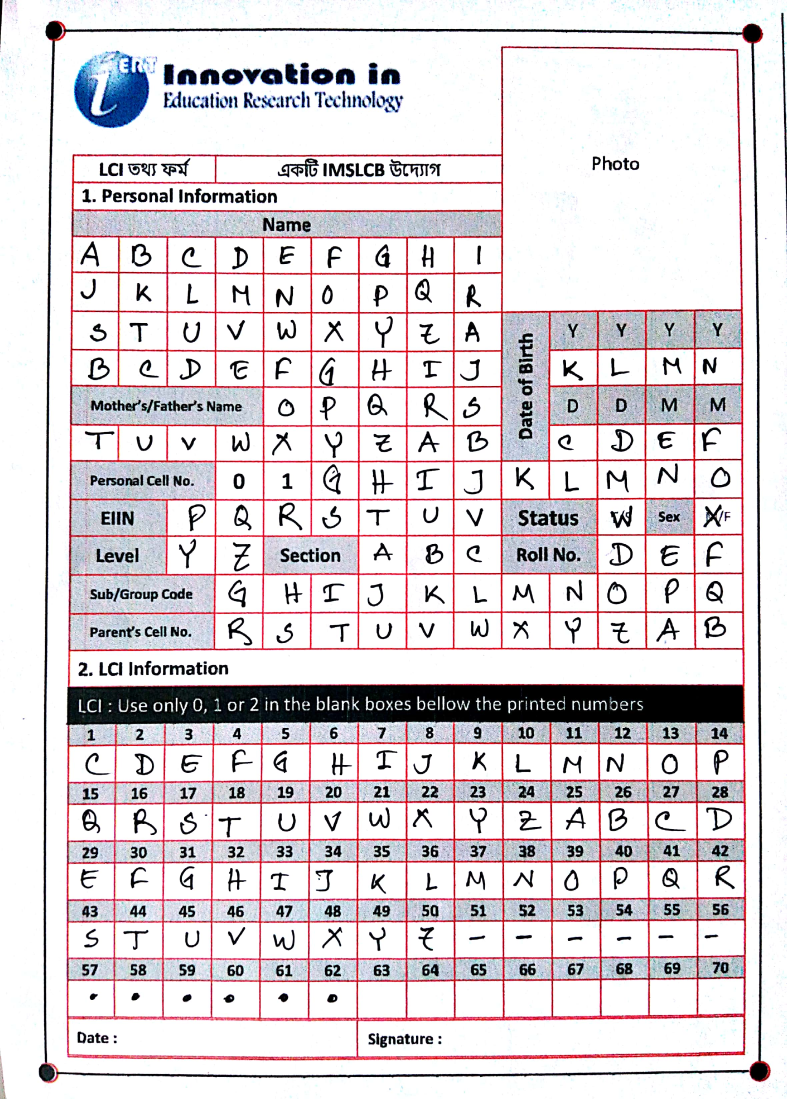
#> input picture Experiments/AI Mridul/Inputs/005.jpg, 2360 x 3296 px (shown at 1/3 size); its folder holds only this picture in this run
$ python -i F_FinalPreprocess.py   (imports and definitions only)
#> lines starting #> are read from the running program, lines starting #| are printed output that depends on the picture; after the words box and inside, x2 and y2 are one past the last pixel; in counts of white or black regions, pixels touching at a corner belong together
import cv2
from sys import argv
from scipy import stats
import numpy as np
import sys
import os
import math
import argparse
import matplotlib.pyplot as plt
import glob


# [89 lines left out: functions neighbours, transitions, zhangSuen, border_removal, remove_line, not called in this run]

# Function that will do the main job
def func5(original_image):
       #reading captured (scanned image)

    #image thresholding to make binary image of the box
    (thresh, box_bw) = cv2.threshold(original_image, 128, 255, cv2.THRESH_BINARY | cv2.THRESH_OTSU)
    noise_removal = 'YES'
    remove_border_size = 1
    #border removal
    top=remove_border_size
    bottom=remove_border_size
    right=remove_border_size
    left=remove_border_size
#    box_bw_border_free=border_removal(box_bw,top,bottom,right,left)
    box_bw_border_free=box_bw

    # MEDIAN FILTERING : (e.g. Salt and pepper type noise will be removed)
    if noise_removal.startswith('Y') or noise_removal.startswith('y'):
        box_bw_border_free=cv2.medianBlur(box_bw_border_free,3)

    H1 = np.size(box_bw_border_free, 0)
    W1 = np.size(box_bw_border_free, 1)

#    print("pre ", H, W)

    # auto-crop out whitespace
    (thresh, In_bw) = cv2.threshold(box_bw_border_free,128, 255, cv2.THRESH_BINARY) # thresholding
    inverted_In_bw=np.invert(In_bw) # inverted so that black becomes white and white becomes black since we will check for nonzero values
    (i,j)=np.nonzero(inverted_In_bw) # finding indexes of nonzero values
    if np.size(i)!=0: # in case the box contains no BLACK pixel(i.e. the box is empty such as checkbox)
        Out_cropped = box_bw_border_free[np.min(i):np.max(i),np.min(j):np.max(j)] # row column operation to extract the non
    else: # no need to do cropping since its an empty box
         Out_cropped = box_bw_border_free


    height = 50
    width = 50

    H = np.size(Out_cropped, 0)
    W = np.size(Out_cropped, 1)

    if H==0 or W==0:
        Out_cropped = box_bw_border_free
    else:
        if (W/H)<0.4 or (H/W)<0.4 or (H/H1)<0.25 or (W/W1)<0.25:
            border_width = 0.1
            box_bw_thinned_bordered = cv2.copyMakeBorder(Out_cropped, int(height*border_width), int(height*border_width), int(width*border_width), int(width*border_width), cv2.BORDER_CONSTANT, value=255)
            struc_element = cv2.getStructuringElement(cv2.MORPH_RECT,(1,1))
            Out_cropped=cv2.erode(box_bw_thinned_bordered,struc_element)

#    print(height, width)

    Ithin_resized=cv2.resize(Out_cropped,(width,height),None,0,0,cv2.INTER_LANCZOS4)

    #-------PRE-THIN THRESHOLDING----------
    #image thresholding to make binary image of the thinned image
    (thresh, Ithin_resized_thresh) = cv2.threshold(Ithin_resized,200, 255, cv2.THRESH_BINARY)
    # for debugging
    #cv2.imwrite(fname_box+'.Ithin_resized_thresh.png', Ithin_resized_thresh)

    #-------ZHANG-SUEN-THINNING------------
#    Ithin_resized_thresh = 255-Ithin_resized_thresh
    box_bw_thinned=(Ithin_resized_thresh)
#    box_bw_thinned = 255-box_bw_thinned

#    plt.imshow(box_bw_thinned,cmap='gray',interpolation='bicubic')
#    plt.show()
    # For debugging
    #cv2.imwrite(fname_box+'.box-bw-thinned-no-erosion.png', box_bw_thinned)

    #------ADD SPACING BORDER---------------------------
    # To create space for line expansion via erosion
    border_width = 0.3 # as a % of the total image dimensions
    box_bw_thinned_bordered = cv2.copyMakeBorder(box_bw_thinned, int(height*border_width), int(height*border_width), int(width*border_width), int(width*border_width), cv2.BORDER_CONSTANT, value=255)

    #-----------EROSION--------------------------
    #apply some erosion to join the gaps
    struc_element = cv2.getStructuringElement(cv2.MORPH_RECT,(1,1))
    Output=cv2.erode(box_bw_thinned_bordered,struc_element)


#    plt.imshow(Output,cmap='gray',interpolation='bicubic')
#    plt.show()

    return Output


#for img in glob.glob("Images/2/*.png"):
#
#    cv_img = cv2.imread(img, 0)
#
#    plt.imshow(cv_img,cmap='gray',interpolation='bicubic')
#    plt.show()
#
#
#    func5(cv_img)
#

>>> import cv2
>>> picture = cv2.imread('Inputs/005.jpg', cv2.IMREAD_GRAYSCALE)
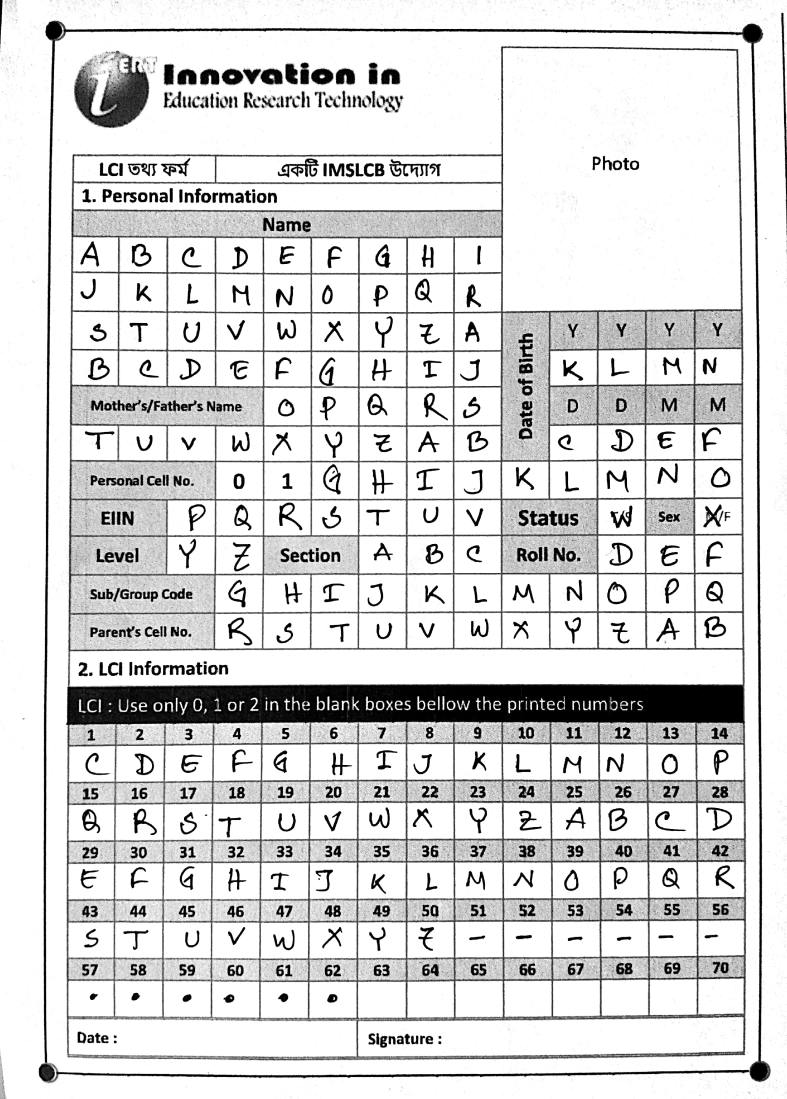
#> picture: shape (3296, 2360) (shown at 1/3 size); min 0, max 255, mean 215.6
>>> result = func5(picture)
#> in func5, `(thresh, box_bw) = cv2.threshold(original_image, 128, 255, cv2.THRESH_..`:
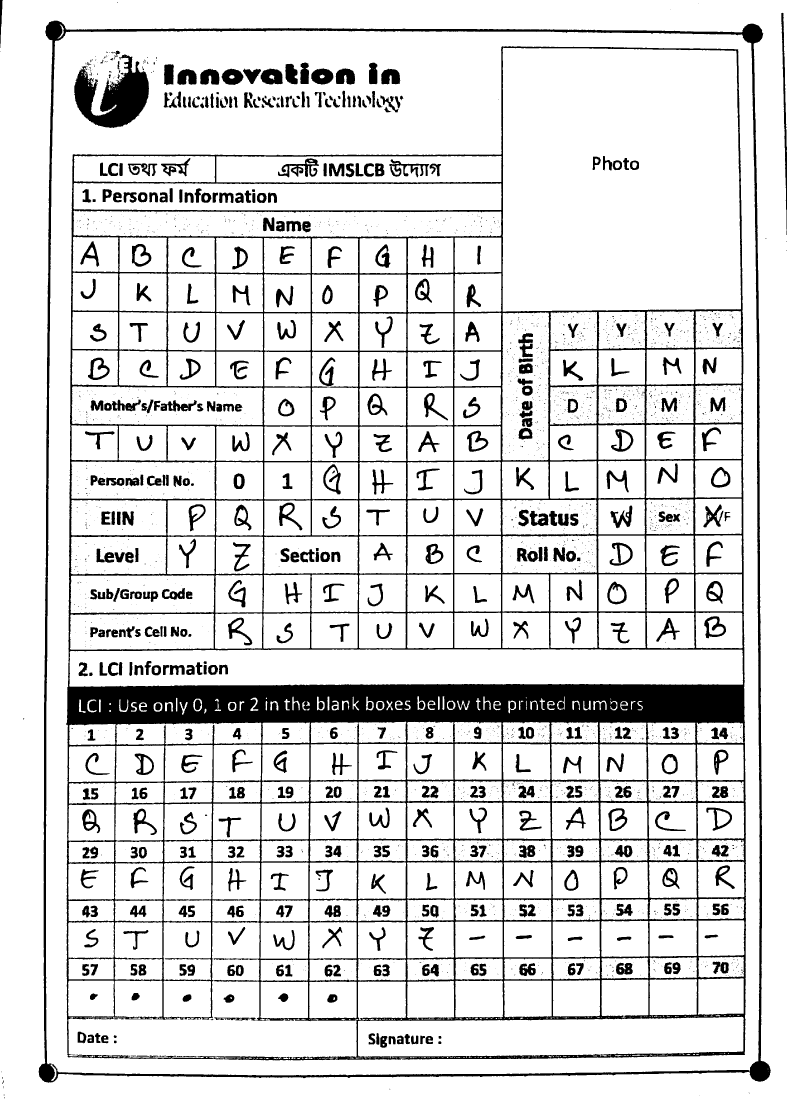
#> box_bw: shape (3296, 2360) (shown at 1/3 size); 85.9% white; 2805 black regions (2230 under 20 px), largest, box (x1, y1, x2, y2) and area: (198, 138, 2238, 3181) 585958, (116, 62, 2312, 3248) 82821, (223, 163, 447, 384) 26060
#> in func5, `(thresh, box_bw) = cv2.threshold(original_image, 128, 255, cv2.THRESH_..`: thresh = 142
#> in func5, `box_bw_border_free=cv2.medianBlur(box_bw_border_free,3)`: box_bw_border_free: shape (3296, 2360); 86% white; 1026 black regions (458 under 20 px), largest, box (x1, y1, x2, y2) and area: (198, 139, 2238, 3181) 587657, (116, 62, 2312, 3248) 82815, (223, 163, 447, 384) 26171
#> in func5, `H1 = np.size(box_bw_border_free, 0)`: H1 = 3296
#> in func5, `W1 = np.size(box_bw_border_free, 1)`: W1 = 2360
#> in func5, `inverted_In_bw=np.invert(In_bw)`:
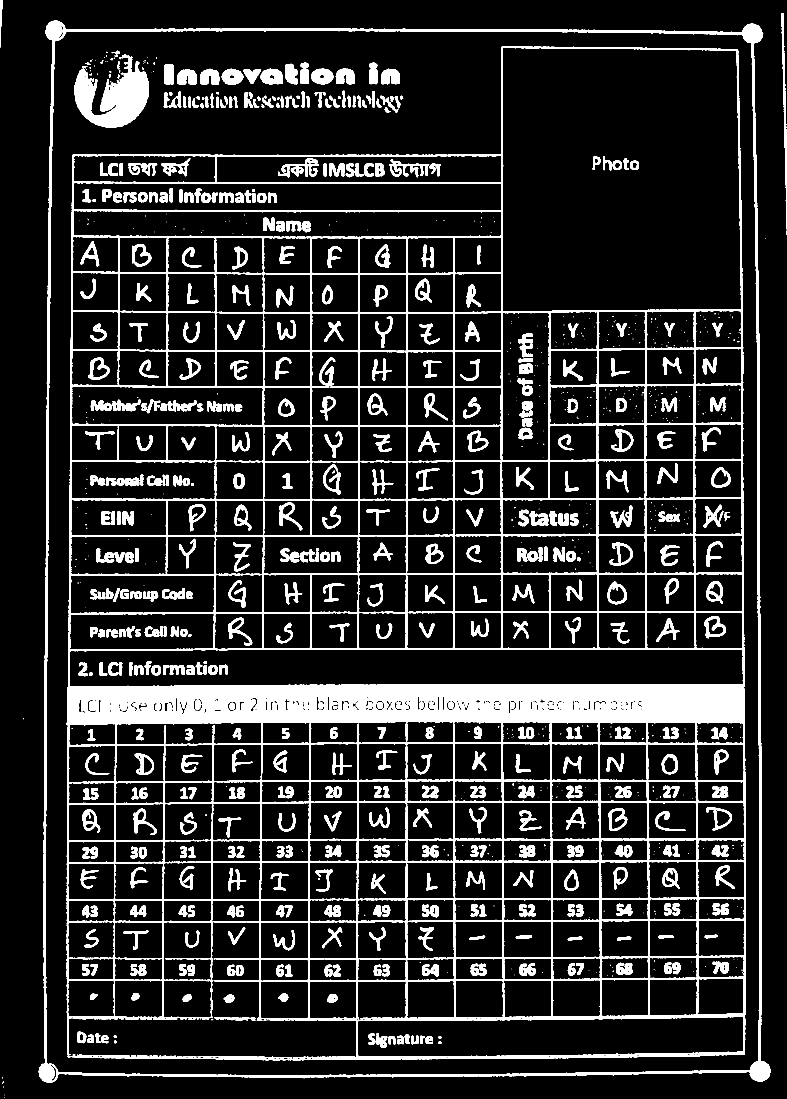
#> inverted_In_bw: shape (3296, 2360) (shown at 1/3 size); 14% white; 1026 white regions (458 under 20 px), largest, box (x1, y1, x2, y2) and area: (198, 139, 2238, 3181) 587657, (116, 62, 2312, 3248) 82815, (223, 163, 447, 384) 26171
#> in func5, `Out_cropped = box_bw_border_free[np.min(i):np.max(i),np.min(j):np.max(..`:
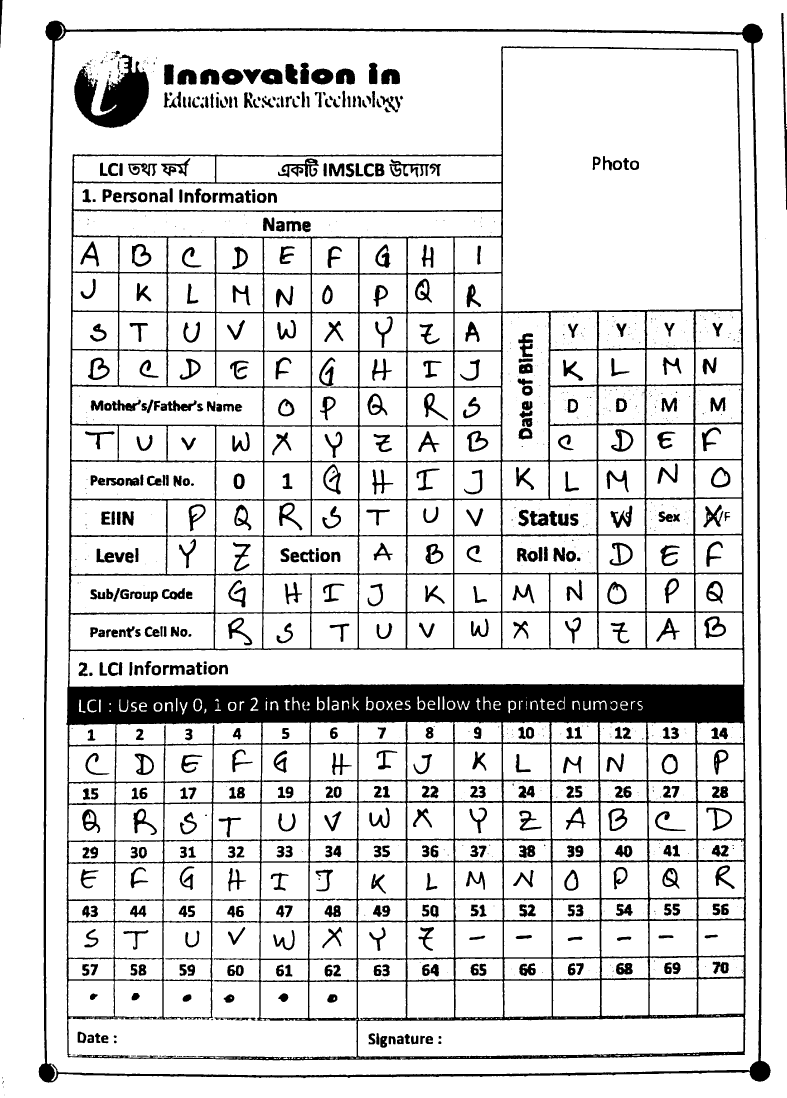
#> Out_cropped: shape (3293, 2359) (shown at 1/3 size); 86% white; 1024 black regions (456 under 20 px), largest, box (x1, y1, x2, y2) and area: (198, 139, 2238, 3181) 587657, (116, 62, 2312, 3248) 82815, (223, 163, 447, 384) 26171
#> in func5, `H = np.size(Out_cropped, 0)`: H = 3293
#> in func5, `W = np.size(Out_cropped, 1)`: W = 2359
#> in func5, `Ithin_resized=cv2.resize(Out_cropped,(width,height),None,0,0,cv2.INTER..`:
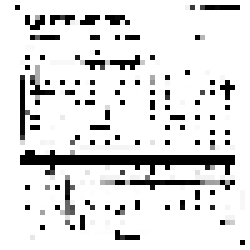
#> Ithin_resized: shape (50, 50) (shown 5 times larger); min 0, max 255, mean 221.7
#> in func5, `(thresh, Ithin_resized_thresh) = cv2.threshold(Ithin_resized,200, 255,..`:
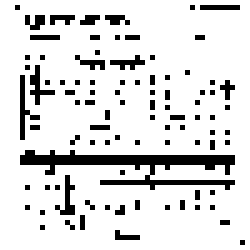
#> Ithin_resized_thresh: shape (50, 50) (shown 5 times larger); 86% white; black in thin lines or dots, all inside (x1, y1, x2, y2) = (3, 1, 49, 49)
#> in func5, `box_bw_thinned_bordered = cv2.copyMakeBorder(box_bw_thinned, int(heigh..`:
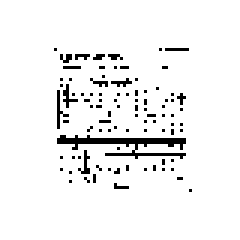
#> box_bw_thinned_bordered: shape (80, 80) (shown 3 times larger); 94.5% white; black in thin lines or dots, all inside (x1, y1, x2, y2) = (18, 16, 64, 64)

$ run again, on Experiments/AI Mridul/Inputs/Form3.jpg
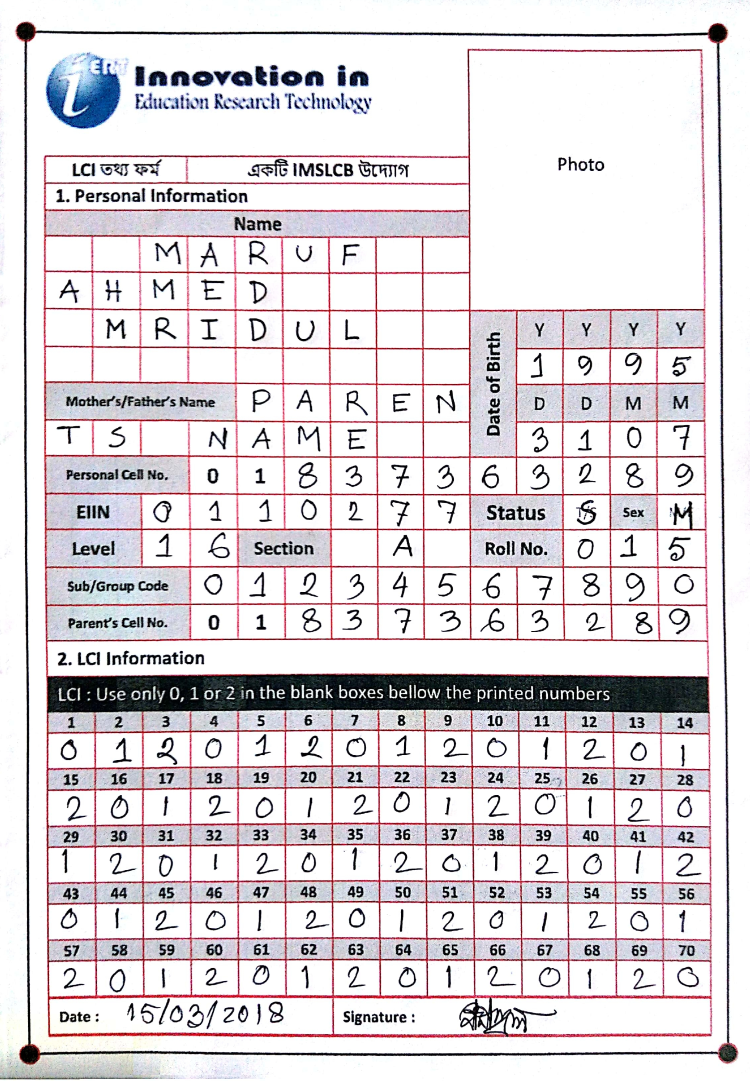
#> input picture Experiments/AI Mridul/Inputs/Form3.jpg, 2250 x 3241 px (shown at 1/3 size)
#> in func5, `(thresh, box_bw) = cv2.threshold(original_image, 128, 255, cv2.THRESH_..`:
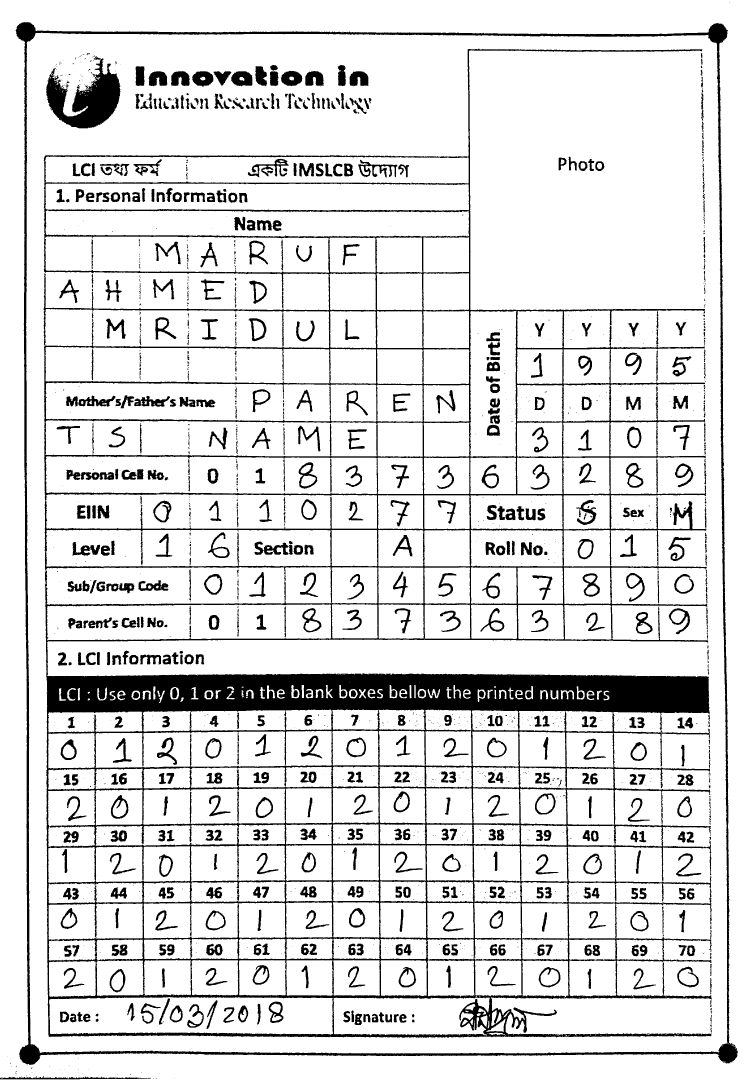
#> box_bw: shape (3241, 2250) (shown at 1/3 size); 86.8% white; 1660 black regions (922 under 20 px), largest, box (x1, y1, x2, y2) and area: (131, 146, 2135, 3113) 513768, (47, 66, 2213, 3195) 78624, (139, 168, 361, 385) 23440
#> thresh = 145
#> box_bw_border_free: shape (3241, 2250); 86.8% white; 987 black regions (258 under 20 px), largest, box (x1, y1, x2, y2) and area: (131, 146, 2135, 3113) 513223, (47, 66, 2213, 3195) 78690, (139, 168, 361, 385) 23614
#> H1 = 3241
#> W1 = 2250
#> Out_cropped: shape (3171, 2212); 86.3% white; 987 black regions (258 under 20 px), largest, box (x1, y1, x2, y2) and area: (131, 80, 2135, 3047) 513223, (47, 0, 2212, 3129) 78683, (139, 102, 361, 319) 23614
#> H = 3171
#> W = 2212
#> Ithin_resized_thresh: shape (50, 50); 88.1% white; black in thin lines or dots
#> in func5, `box_bw_thinned_bordered = cv2.copyMakeBorder(box_bw_thinned, int(heigh..`:
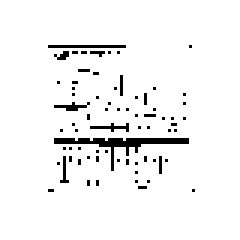
#> box_bw_thinned_bordered: shape (80, 80) (shown 3 times larger); 95.3% white; black in thin lines or dots, all inside (x1, y1, x2, y2) = (16, 15, 65, 64)
